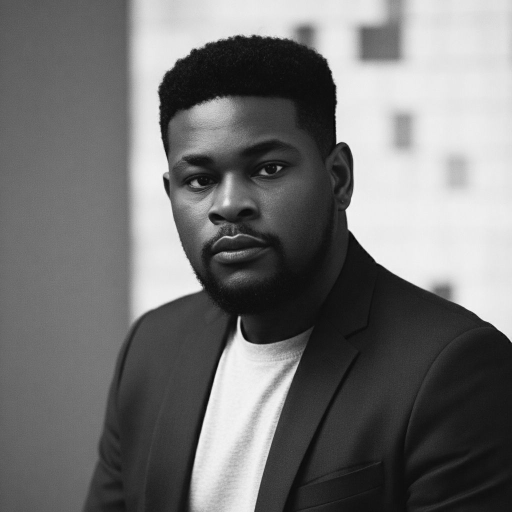
#> input picture images/tomi-profile-1.jpg, 1024 x 1024 px (shown at 1/2 size)
$ python render-signature.py
#> lines starting #> are read from the running program, lines starting #| are printed output that depends on the picture; after the words box and inside, x2 and y2 are one past the last pixel; in counts of white or black regions, pixels touching at a corner belong together
from pathlib import Path
from PIL import Image, ImageDraw, ImageFont, ImageFilter
import random

ROOT = Path(__file__).resolve().parent.parent.parent
OUT = ROOT / 'assets' / 'email-signature'
FONTS = OUT / 'fonts'
SCALE = 4
W, H = 640, 200

def s(v):
    return int(round(v * SCALE))

def rounded_mask(size, radius):
    mask = Image.new('L', size, 0)
    draw = ImageDraw.Draw(mask)
    draw.rounded_rectangle((0, 0, size[0] - 1, size[1] - 1), radius=radius, fill=255)
    return mask

def circle_mask(size):
    mask = Image.new('L', size, 0)
    draw = ImageDraw.Draw(mask)
    draw.ellipse((0, 0, size[0] - 1, size[1] - 1), fill=255)
    return mask

def fit_cover(img, size):
    target_w, target_h = size
    ratio = max(target_w / img.width, target_h / img.height)
    new = img.resize((int(img.width * ratio), int(img.height * ratio)), Image.Resampling.LANCZOS)
    left = (new.width - target_w) // 2
    top = (new.height - target_h) // 2
    return new.crop((left, top, left + target_w, top + target_h))

canvas = Image.new('RGB', (s(W), s(H)), '#09090b')
draw = ImageDraw.Draw(canvas)

# Soft matte texture, subtle enough for an email signature but not flat.
noise = Image.new('RGBA', canvas.size, (0, 0, 0, 0))
#> noise: PIL image 2560x800 RGBA; every value is 0
noise_draw = ImageDraw.Draw(noise)
random.seed(12)
for _ in range(2600):
    x = random.randrange(canvas.width)
    y = random.randrange(canvas.height)
    alpha = random.randrange(7, 18)
    noise_draw.point((x, y), fill=(255, 255, 255, alpha))
canvas = Image.alpha_composite(canvas.convert('RGBA'), noise).convert('RGB')
draw = ImageDraw.Draw(canvas)

portrait = Image.open(ROOT / 'images' / 'tomi-profile-1.jpg').convert('RGB')
#> portrait is the input picture: PIL image 1024x1024 RGB; min 0, max 253, mean 115.3
portrait = fit_cover(portrait, (s(109), s(127)))
#> in fit_cover, `ratio = max(target_w / img.width, target_h / img.height)`: ratio = 0.496
#> in fit_cover, `new = img.resize((int(img.width * ratio), int(img.height * ratio)), Im..`:
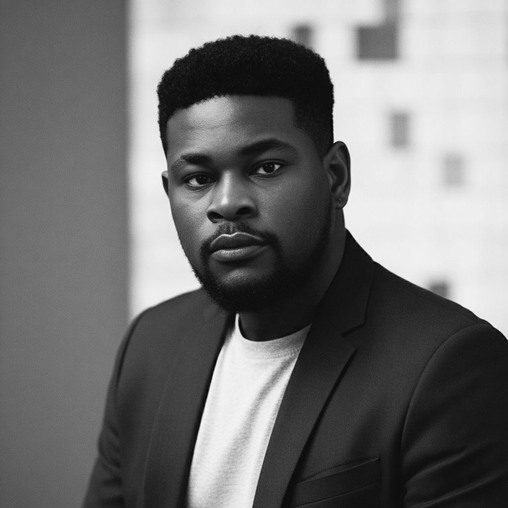
#> new: PIL image 508x508 RGB; min 1, max 250, mean 115.3
#> in fit_cover, `left = (new.width - target_w) // 2`: left = 36
#> in fit_cover, `top = (new.height - target_h) // 2`: top = 0
#> in fit_cover, `return new.crop((left, top, left + target_w, top + target_h))`:
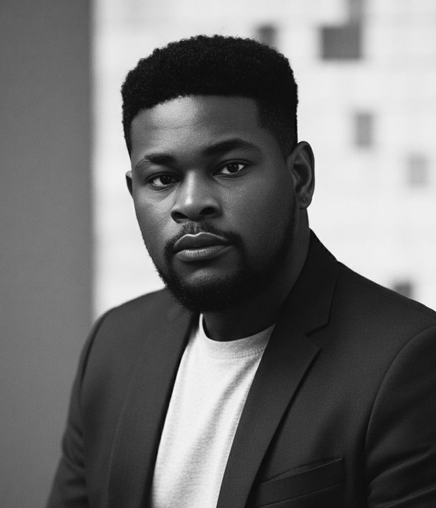
#> returned value: PIL image 436x508 RGB; min 1, max 250, mean 113.1
portrait_mask = rounded_mask(portrait.size, s(12))
#> in rounded_mask, `mask = Image.new('L', size, 0)`: mask: PIL image 436x508 L; every value is 0
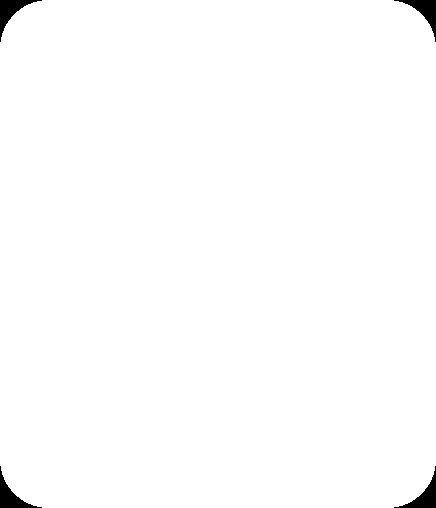
#> portrait_mask: PIL image 436x508 L; 99.1% white; 4 black regions, box (x1, y1, x2, y2) and area: (0, 0, 42, 42) 508, (394, 0, 436, 42) 508, (0, 466, 42, 508) 508, (394, 466, 436, 508) 508
portrait_frame = Image.new('RGBA', (s(117), s(135)), (5, 5, 5, 255))
frame_draw = ImageDraw.Draw(portrait_frame)
frame_draw.rounded_rectangle((0, 0, s(117) - 1, s(135) - 1), radius=s(15), fill=(5, 5, 5, 255), outline=(39, 39, 42, 255), width=s(1))
portrait_layer = Image.new('RGBA', portrait_frame.size, (0, 0, 0, 0))
#> portrait_layer: PIL image 468x540 RGBA; every value is 0
portrait_layer.paste(portrait.convert('RGBA'), (s(4), s(4)), portrait_mask)
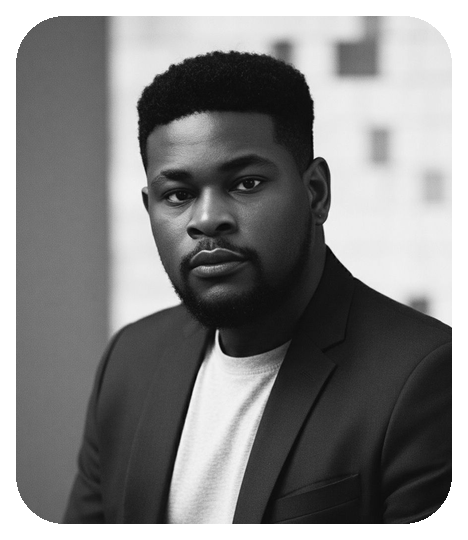
#> portrait_layer: PIL image 468x540 RGBA; mean R, G, B, A 98.3, 98.3, 98.3, 221.4; transparent parts drawn white
portrait_frame = Image.alpha_composite(portrait_frame, portrait_layer)
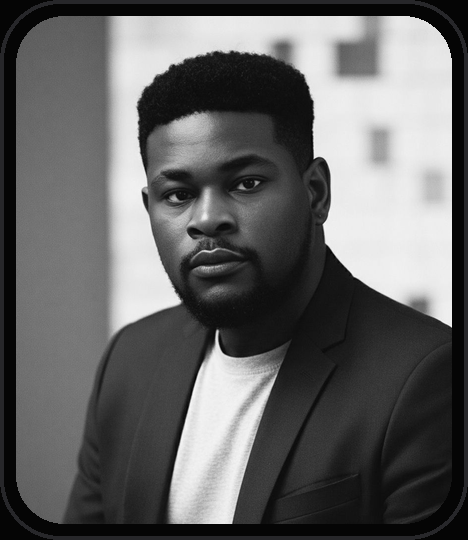
#> portrait_frame: PIL image 468x540 RGBA; mean R, G, B, A 99.9, 99.9, 100, 255
canvas.paste(portrait_frame.convert('RGB'), (s(32), s(32)), portrait_frame.split()[-1])
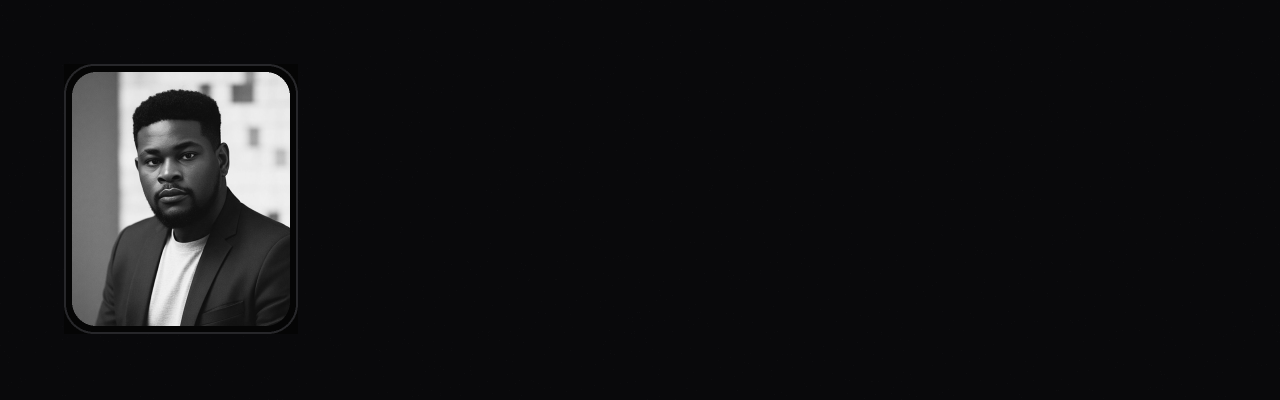
#> canvas: PIL image 2560x800 RGB (shown at 1/2 size); mean R, G, B 20.2, 20.2, 22

# Divider.
draw.rectangle((s(177), s(46), s(178), s(154)), fill='#27272a')

name_font = ImageFont.truetype(str(FONTS / 'Sanchez-Regular.ttf'), s(27))
role_font = ImageFont.truetype(str(FONTS / 'Satoshi-Medium.otf'), s(14.5))
meta_font = ImageFont.truetype(str(FONTS / 'Satoshi-Regular.otf'), s(13))

# Text positions tuned to match the SVG/HTML layout.
draw.text((s(207), s(43)), 'Tomi Abe,', font=name_font, fill='#fafafa')
draw.text((s(207), s(80)), 'Principal, Tomi Abe Studio', font=role_font, fill='#a1a1aa')
draw.line((s(207), s(108), s(436), s(108)), fill='#27272a', width=s(1))
draw.text((s(207), s(122)), 'studio.tomiabe.com', font=meta_font, fill='#a1a1aa')
draw.ellipse((s(331.4), s(130.4), s(334.6), s(133.6)), fill='#27272a')
draw.text((s(349), s(122)), 'studio@tomiabe.com', font=meta_font, fill='#a1a1aa')

#> (the run stopped early here; a loop or call above may not have finished)

$ run again, with images/urbanclimate.jpg copied over images/tomi-profile-1.jpg
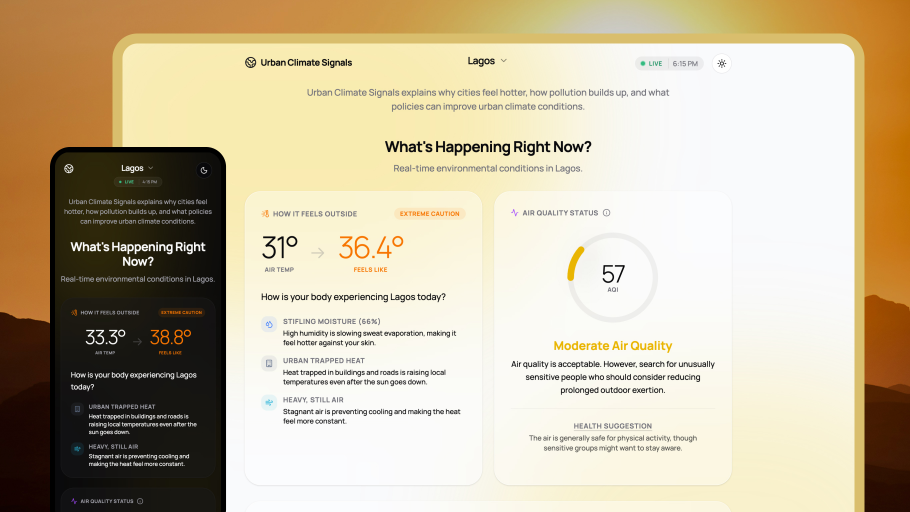
#> input picture images/urbanclimate.jpg, 2730 x 1536 px (shown at 1/3 size)
#> noise: PIL image 2560x800 RGBA; every value is 0
#> portrait is the input picture: PIL image 2730x1536 RGB; mean R, G, B 200.6, 187.2, 160.1
#> ratio = 0.331
#> left = 233
#> top = 0
#> mask: PIL image 436x508 L; every value is 0
#> portrait_mask: PIL image 436x508 L; 99.1% white; 4 black regions, box (x1, y1, x2, y2) and area: (0, 0, 42, 42) 508, (394, 0, 436, 42) 508, (0, 466, 42, 508) 508, (394, 466, 436, 508) 508
#> `portrait_frame = Image.alpha_composite(portrait_frame, portrait_layer)`:
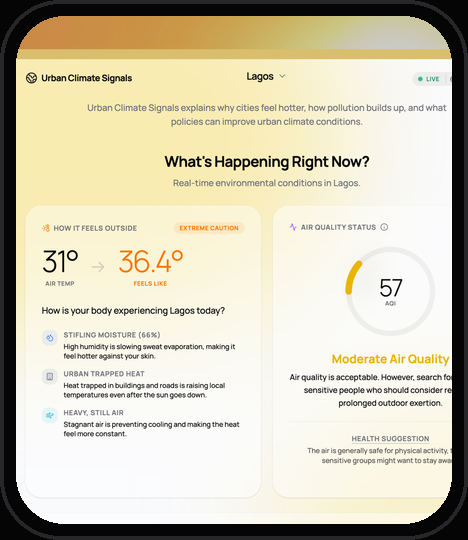
#> portrait_frame: PIL image 468x540 RGBA; mean R, G, B, A 209.4, 203.5, 182, 255
#> `canvas.paste(portrait_frame.convert('RGB'), (s(32), s(32)), portrait_f..`:
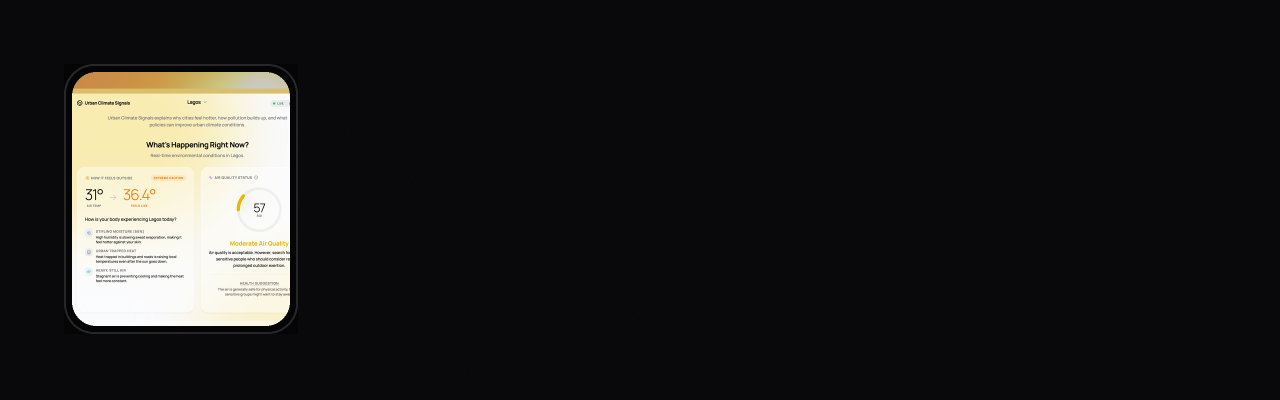
#> canvas: PIL image 2560x800 RGB (shown at 1/2 size); mean R, G, B 33.7, 33, 32.1
